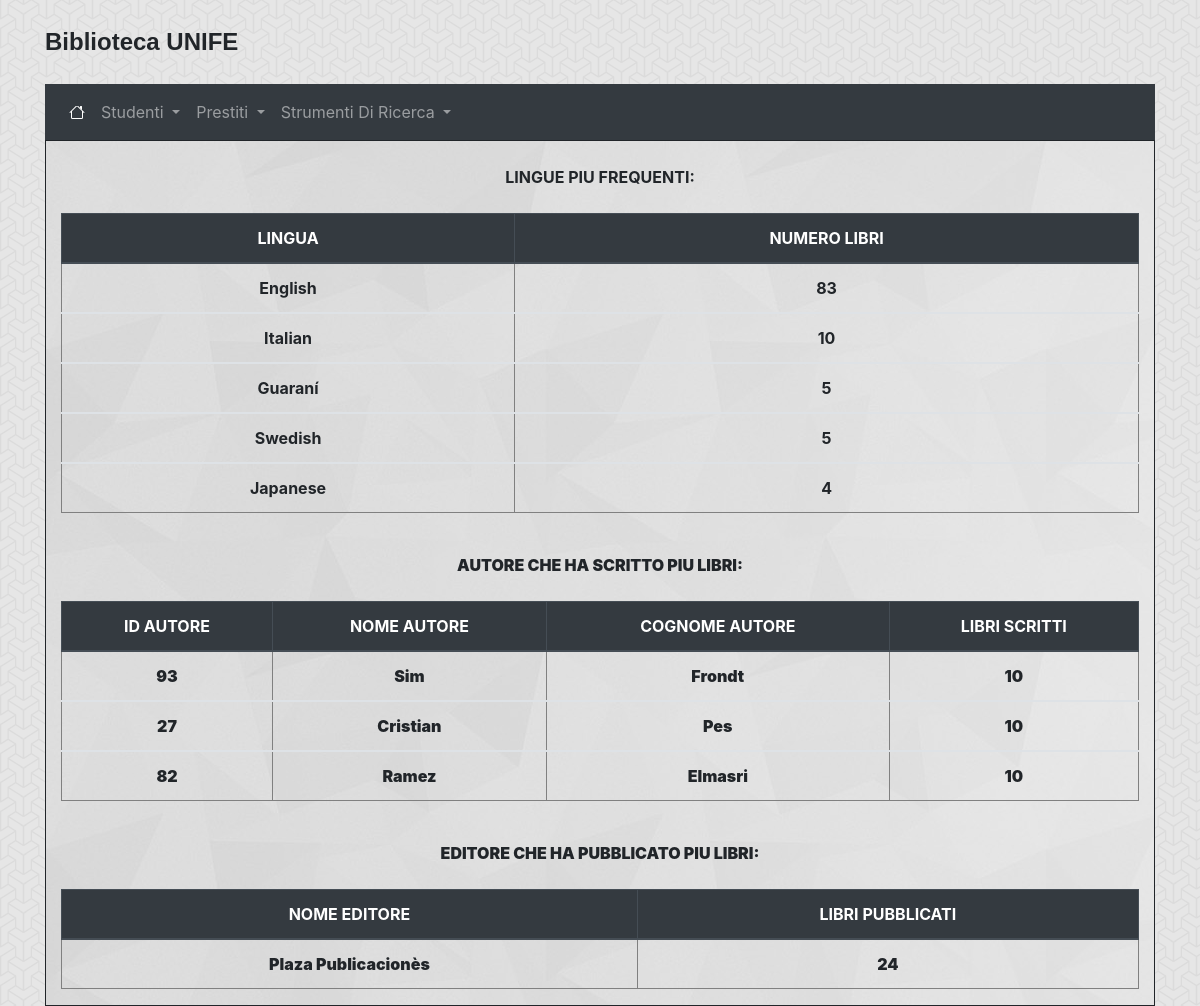
The page /SITO/Strumenti/statistiche.php on the database its author committed.
### tables this page shows
CREATE TABLE AUTORE(
    ID_AUT          INT         NOT NULL,
    NOME_A          VARCHAR(30) NOT NULL,
    COGNOME_A       VARCHAR(30) NOT NULL,
    DATANASCITA     DATE,
    LUOGO_NASCITA   VARCHAR(30),         
     

    PRIMARY KEY(ID_AUT)
);

### SITO/Strumenti/statistiche.php (the view, shortened to what this page needs)
<!DOCTYPE HTML>
<html lang="en">
  <head>
    <link rel="stylesheet" href="https://stackpath.bootstrapcdn.com/bootstrap/4.5.0/css/bootstrap.min.css">
     <link rel="stylesheet" href="../css/style.css">
  </head>
  <body>
        <div class="container">
            <br>
            <div class="col md-3 titolo right row">
            <b><font face="arial" size="5">Biblioteca UNIFE</font></b>
            </div>
            <div class="row">
            <div class="col md-12">
            <br>
            <nav class="navbar navbar-expand-lg navbar-dark bg-dark">
            <div class="collapse navbar-collapse" id="navbarNavDropdown">
                <ul class="navbar-nav">
                <li class="nav-item active">
                    <a class="nav-link" href="../index.php" id='home'>
                    </a>
                </li>
                <li class="nav-item dropdown">
                    <a class="nav-link dropdown-toggle" href="#" id="navbarDropdownMenuLink" role="button" data-toggle="dropdown" aria-haspopup="true" aria-expanded="false">
                    Studenti
                    </a>
                </li>
                <li class="nav-item dropdown">
                    <a class="nav-link dropdown-toggle" href="#" id="navbarDropdownMenuLink" role="button" data-toggle="dropdown" aria-haspopup="true" aria-expanded="false">
                    Prestiti
                    </a>
                </li>
                <li class="nav-item dropdown">
                    <a class="nav-link dropdown-toggle" href="#" id="navbarDropdownMenuLink" role="button" data-toggle="dropdown" aria-haspopup="true" aria-expanded="false">
                    Strumenti Di Ricerca
                    </a>
                </li>
              </ul>
            </div>
          </nav>
        </div>
      </div>
      <div class="interno col md-12 text-center" >
        <br>
        <b>LINGUE PIU FREQUENTI:<br>
          <br>
          <?php
          require('../connect.php');
          $queryLingue = "SELECT LIBRO.NOME_LINGUA,COUNT(LIBRO.NOME_LINGUA) AS NUMERO_LIBRI
          FROM LIBRO
          GROUP BY LIBRO.NOME_LINGUA
          ORDER BY NUMERO_LIBRI  DESC
          LIMIT 5;";
          $result = mysqli_query($connection,$queryLingue);
          echo "<table border=\"1\" class=\"table\">
          <thead class='thead-dark'>
          <tr>
          <th scope=\"col\">LINGUA</th>
          <th scope=\"col\">NUMERO LIBRI</th>
          </tr>
          </thead>";
          while($row = mysqli_fetch_array($result)){
            echo"<tbody>
            <tr>
            <td scope=\"row\">".$row['NOME_LINGUA']."</th>
            <td scope=\"row\">".$row['NUMERO_LIBRI']."</th>
            </tr>
            </tbody>";
          }
          echo "</table>";
          ?>
          <br>
          <b>AUTORE CHE HA SCRITTO PIU LIBRI:<br>
            <br>
            <?php
            $queryAutore = "SELECT A.ID_AUT,A.NOME_A,COGNOME_A,COUNT(S.ID_AUT) AS LIBRI_SCRITTI
            FROM AUTORE A,SCRIVE S
            WHERE A.ID_AUT=S.ID_AUT
            GROUP BY A.ID_AUT
            HAVING LIBRI_SCRITTI=(SELECT MAX(T.LIBRI_SCRITTI)
            FROM(SELECT A.ID_AUT,A.NOME_A,COGNOME_A,COUNT(S.ID_AUT) AS LIBRI_SCRITTI
            FROM AUTORE A,SCRIVE S
            WHERE A.ID_AUT=S.ID_AUT
            GROUP BY A.ID_AUT
            ORDER BY LIBRI_SCRITTI DESC) AS T)
            ORDER BY LIBRI_SCRITTI DESC;";
            $result = mysqli_query($connection,$queryAutore);
            echo "<table border=\"1\" class=\"table\">
            <thead class='thead-dark'>
            <tr>
            <th scope=\"col\">ID AUTORE</th>
            <th scope=\"col\">NOME AUTORE</th>
            <th scope=\"col\">COGNOME AUTORE</th>
            <th scope=\"col\">LIBRI SCRITTI</th>
            </tr>
            </thead>";
            while($row = mysqli_fetch_array($result)){
              echo"<tbody>
              <tr>
              <td scope=\"row\">".$row['ID_AUT']."</th>
              <td scope=\"row\">".$row['NOME_A']."</th>
              <td scope=\"row\">".$row['COGNOME_A']."</th>
              <td scope=\"row\">".$row['LIBRI_SCRITTI']."</th>
              </tr>
              </tbody>";
            }
            echo "</table>";
            ?>
            <br>
            <b>EDITORE CHE HA PUBBLICATO PIU LIBRI:<br>
              <br>
              <?php
              $queryEditore = "SELECT E.NOME_ED,COUNT(L.COD_ED) AS LIBRI_PUBBLICATI
              FROM EDITORE E,LIBRO L
              WHERE E.CODICE=L.COD_ED
              GROUP BY L.COD_ED
              HAVING LIBRI_PUBBLICATI=(SELECT MAX(T.LIBRI_PUBBLICATI)
              FROM(SELECT E.NOME_ED,COUNT(L.COD_ED) AS LIBRI_PUBBLICATI
              FROM EDITORE E,LIBRO L
              WHERE E.CODICE=L.COD_ED
              GROUP BY L.COD_ED
              ORDER BY LIBRI_PUBBLICATI DESC) AS T)
              ORDER BY LIBRI_PUBBLICATI DESC;";
              $result = mysqli_query($connection,$queryEditore);
              echo "<table border=\"1\" class=\"table\">
              <thead class='thead-dark'>
              <tr>
              <th scope=\"col\">NOME EDITORE</th>
              <th scope=\"col\">LIBRI PUBBLICATI</th>
              </tr>
              </thead>";
              while($row = mysqli_fetch_array($result)){
                echo"<tbody>
                <tr>
                <td scope=\"row\">".$row['NOME_ED']."</th>
                <td scope=\"row\">".$row['LIBRI_PUBBLICATI']."</th>
                </tr>
                </tbody>";
              }
              echo "</table>";
              ?>
        </div>
      </div>
    </body>
  </html>

### SITO/css/style.css (style rules this page uses)
body { background-image:url(../img/escheresque.png); }
.interno { background-image:url(../img/Interno.jpg); border: 1px solid ; }
.right { text-align: right; }

### rows shown on the page
autore: ID_AUT "93", NOME_A "Sim", COGNOME_A "Frondt", LIBRI_SCRITTI "10"
autore: ID_AUT "27", NOME_A "Cristian", COGNOME_A "Pes", LIBRI_SCRITTI "10"
autore: ID_AUT "82", NOME_A "Ramez", COGNOME_A "Elmasri", LIBRI_SCRITTI "10"

### other values the page prints
$row['NOME_LINGUA'] "English"
$row['NUMERO_LIBRI'] "83"
$row['NOME_LINGUA'] "Italian"
$row['NUMERO_LIBRI'] "10"
$row['NOME_LINGUA'] "Guaraní"
$row['NUMERO_LIBRI'] "5"
$row['NOME_LINGUA'] "Swedish"
$row['NOME_LINGUA'] "Japanese"
$row['NUMERO_LIBRI'] "4"
$row['NOME_ED'] "Plaza Publicacionès"
$row['LIBRI_PUBBLICATI'] "24"
